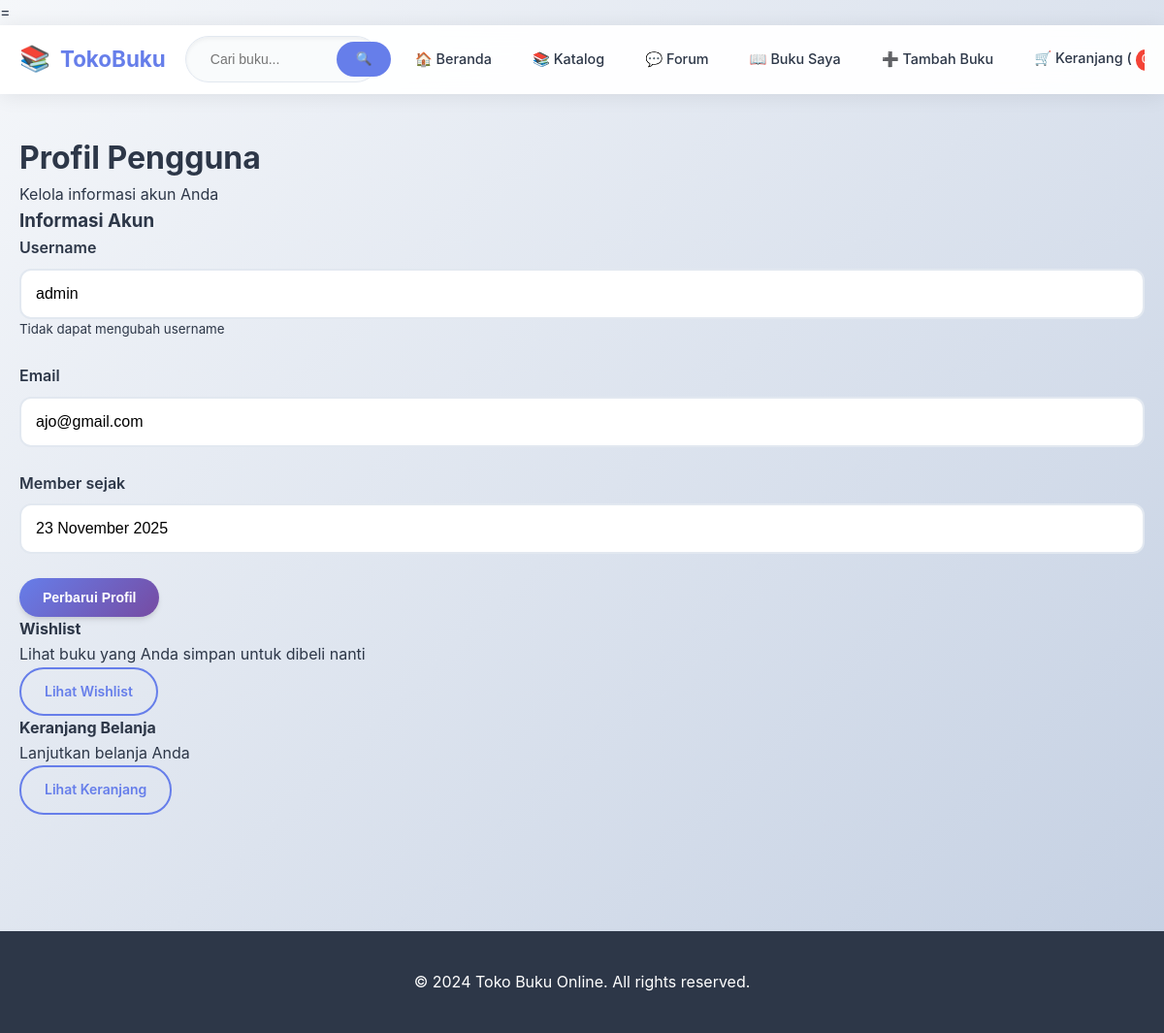
The app's page /profile (signed in) with its own data.
### bookstore/app.py (models this page shows)
class User(db.Model):
    id = db.Column(db.Integer, primary_key=True)
    username = db.Column(db.String(80), unique=True, nullable=False)
    email = db.Column(db.String(120), unique=True, nullable=False)
    password = db.Column(db.String(200), nullable=False)
    created_at = db.Column(db.DateTime, default=datetime.utcnow)
    is_admin = db.Column(db.Boolean, default=False)

### bookstore/app.py (the view)
@app.route('/profile')
def profile():
    if 'user_id' not in session:
        flash('Silakan login terlebih dahulu!', 'error')
        return redirect(url_for('login'))
    user = User.query.get(session['user_id'])
    return render_template('user/profile.html', user=user)

### bookstore/templates/user/profile.html (shortened to what this page needs)
={% extends "base.html" %}
{% block content %}
<div class="container">
    <div class="profile-header">
        <h1>Profil Pengguna</h1>
        <p>Kelola informasi akun Anda</p>
    </div>
    <div class="profile-content">
        <div class="profile-card">
            <h3>Informasi Akun</h3>
            <form method="POST" action="{{ url_for('edit_profile') }}">
                <div class="form-group">
                    <label for="username">Username</label>
                    <input type="text" class="form-control" id="username" value="{{ user.username }}" readonly>
                    <small>Tidak dapat mengubah username</small>
                </div>
                <div class="form-group">
                    <label for="email">Email</label>
                    <input type="email" class="form-control" id="email" name="email" value="{{ user.email }}" required>
                </div>
                <div class="form-group">
                    <label for="member_since">Member sejak</label>
                    <input type="text" class="form-control" id="member_since"
                           value="{{ user.created_at.strftime('%d %B %Y') }}" readonly>
                </div>
                <button type="submit" class="btn btn-primary">Perbarui Profil</button>
            </form>
        </div>
        <div class="profile-actions">
            <div class="action-card">
                <h4>Wishlist</h4>
                <p>Lihat buku yang Anda simpan untuk dibeli nanti</p>
                <a href="{{ url_for('wishlist') }}" class="btn btn-outline">Lihat Wishlist</a>
            </div>
            <div class="action-card">
                <h4>Keranjang Belanja</h4>
                <p>Lanjutkan belanja Anda</p>
                <a href="{{ url_for('cart') }}" class="btn btn-outline">Lihat Keranjang</a>
            </div>
        </div>
    </div>
</div>
{% endblock %}

### bookstore/static/css/style.css (style rules this page uses)
:root { --primary: #667eea; --primary-light: #8a9ef5; --primary-dark: #5a6fd8; --secondary: #764ba2; --accent: #f093fb; --success: #4CAF50; --warning: #FF9800; --error: #f44336; --text: #2d3748; --text-light: #718096; --bg: #f7fafc; --bg-card: #ffffff; --border: #e2e8f0; --shadow: 0 4px 6px -1px rgba(0, 0, 0, 0.1), 0 2px 4px -1px rgba(0, 0, 0, 0.06); --shadow-hover: 0 10px 15px -3px rgba(0, 0, 0, 0.1), 0 4px 6px -2px rgba(0, 0, 0, 0.05); }
* { margin: 0; padding: 0; box-sizing: border-box; }
body { font-family: 'Inter', 'Segoe UI', system-ui, -apple-system, sans-serif; line-height: 1.6; color: var(--text); background: linear-gradient(135deg, #f5f7fa 0%, #c3cfe2 100%); min-height: 100vh; }
.btn { display: inline-flex; align-items: center; justify-content: center; gap: 8px; padding: 12px 24px; border: none; border-radius: 25px; text-decoration: none; font-weight: 600; cursor: pointer; transition: all 0.3s ease; font-size: 14px; position: relative; overflow: hidden; }
.btn::before { content: ''; position: absolute; top: 0; left: -100%; width: 100%; height: 100%; background: linear-gradient(90deg, transparent, rgba(255,255,255,0.2), transparent); transition: left 0.5s; }
.btn-primary { background: linear-gradient(135deg, var(--primary) 0%, var(--secondary) 100%); color: white; box-shadow: var(--shadow); }
.btn-outline { background: transparent; color: var(--primary); border: 2px solid var(--primary); }
.container { max-width: 1200px; margin: 0 auto; padding: 0 20px; }
.form-group { margin-bottom: 25px; }
.form-group label { display: block; margin-bottom: 8px; font-weight: 600; color: var(--text); }
.form-control { width: 100%; padding: 15px; border: 2px solid var(--border); border-radius: 12px; font-size: 16px; transition: all 0.3s ease; background: var(--bg-card); }

### records on screen
User: username "admin", email "ajo@gmail.com", created_at "23 November 2025"
